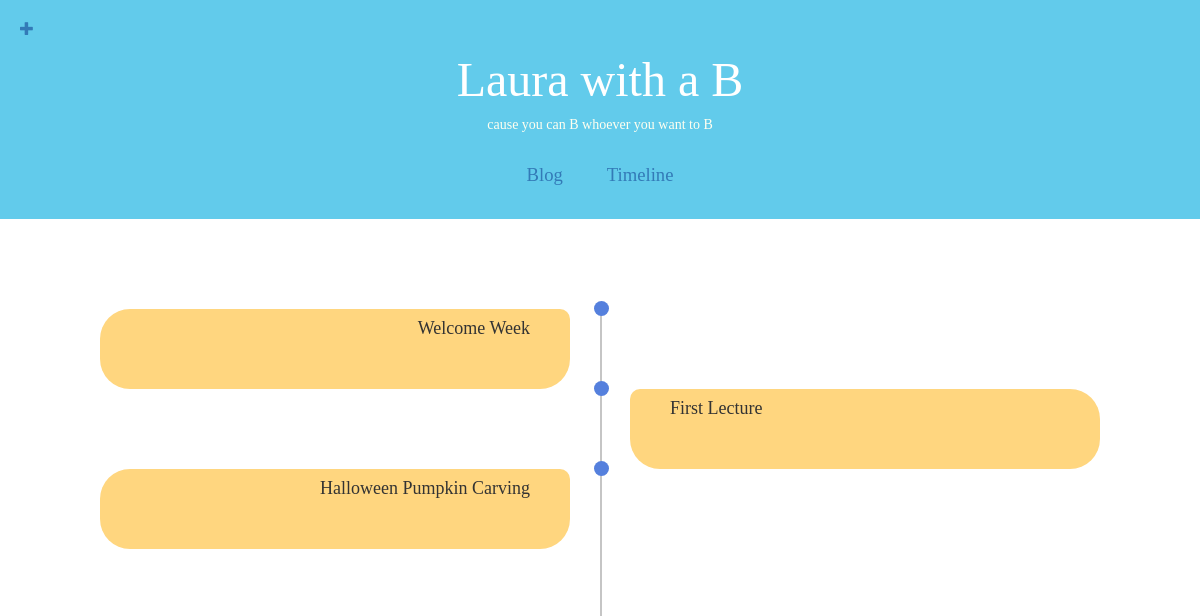
The app's page /timeline/ (signed in) with its own data.
### blog/models.py (models this page shows, shortened)
class Event(models.Model):
    title = models.CharField(max_length=300)
    left_side = models.BooleanField(default=False)

### blog/views.py (the view)
# urls.py: path('timeline/', views.event_list, name="event_list"),
def event_list(request):
    events = Event.objects.all()
    return render(request,'blog/event_list.html', {'events': events})

### blog/templates/blog/event_list.html (shortened to what this page needs)
{% extends 'blog/base.html' %}
{% block content %}
<div class="timeline_wrapper">
    <div class="timeline">
        <ul>
            {% for event in events %}
                <li>
                        <div class="event">
                            <h4>{{ event.title }}</h4>
                        </div>
                </li>
            {% endfor %}
        </ul>
    </div>
{% endblock %}

### blog/static/css/blog.css (style rules this page uses)
h1, h2, h3, h4 { font-family: candara; }
.timeline { margin: 50px auto; padding: 40px 0; position: relative; width: 1000px; }
.timeline:before { content: ''; position: absolute; left: 50%; width: 2px; height: 100%; background: #c5c5c5; }
.timeline ul { margin: 0; padding: 0; }
.timeline ul li { box-sizing: border-box; line-height: normal; list-style: none; position: relative; width: 47%; padding: 0px 40px; }
.timeline ul li:nth-child(odd) { border-radius: 30px 10px 30px 30px; float: left; text-align: right; clear: both; }
.timeline ul li:nth-child(odd) { border-radius: 30px 10px 30px 30px; }
.timeline ul li:nth-child(even) { border-radius: 10px 30px 30px 30px; float: right; text-align: left; clear: both; }
.timeline ul li:nth-child(even) { border-radius: 10px 30px 30px 30px; }
.event { padding-bottom: 20px; }
.timeline ul li:nth-child(odd):before { right: -38.5px; }
.timeline ul li:nth-child(even):before { left: -36.5px; }
.timeline ul li { background-color: rgb(255, 214, 127); height: 10%; }
.timeline ul li:before { content: ''; position: absolute; top: -8px; width: 15px; height: 15px; background: #5580dd; border-radius: 50%; }

### records on screen
Event: title "Welcome Week"
Event: title "First Lecture"
Event: title "Halloween Pumpkin Carving"
